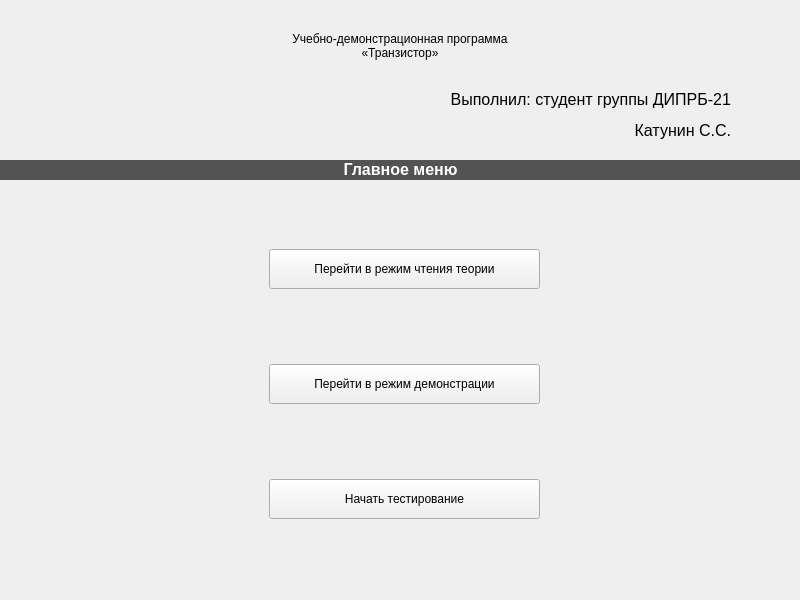
<?xml version="1.0" encoding="UTF-8"?>
<ui version="4.0">
 <class>MainWindow</class>
 <widget class="QMainWindow" name="MainWindow">
  <property name="windowModality">
   <enum>Qt::NonModal</enum>
  </property>
  <property name="geometry">
   <rect>
    <x>0</x>
    <y>0</y>
    <width>800</width>
    <height>600</height>
   </rect>
  </property>
  <property name="sizePolicy">
   <sizepolicy hsizetype="Minimum" vsizetype="Minimum">
    <horstretch>0</horstretch>
    <verstretch>0</verstretch>
   </sizepolicy>
  </property>
  <property name="minimumSize">
   <size>
    <width>800</width>
    <height>600</height>
   </size>
  </property>
  <property name="windowTitle">
   <string>Учебно-демонстрационная программа «Транзистор»</string>
  </property>
  <property name="dockNestingEnabled">
   <bool>false</bool>
  </property>
  <widget class="QWidget" name="centralwidget">
   <layout class="QGridLayout" name="gridLayout">
    <property name="leftMargin">
     <number>0</number>
    </property>
    <property name="topMargin">
     <number>0</number>
    </property>
    <property name="rightMargin">
     <number>0</number>
    </property>
    <property name="bottomMargin">
     <number>0</number>
    </property>
    <property name="horizontalSpacing">
     <number>0</number>
    </property>
    <item row="0" column="0">
     <widget class="QStackedWidget" name="stackedWidget">
      <property name="minimumSize">
       <size>
        <width>800</width>
        <height>600</height>
       </size>
      </property>
      <property name="currentIndex">
       <number>0</number>
      </property>
      <widget class="QWidget" name="mainmenu">
       <widget class="QLabel" name="Author">
        <property name="geometry">
         <rect>
          <x>430</x>
          <y>80</y>
          <width>301</width>
          <height>71</height>
         </rect>
        </property>
        <property name="text">
         <string>&lt;html&gt;&lt;head/&gt;&lt;body&gt;&lt;p align=&quot;right&quot;&gt;&lt;span style=&quot; font-size:12pt;&quot;&gt;Выполнил: студент группы ДИПРБ-21&lt;/span&gt;&lt;/p&gt;&lt;p align=&quot;right&quot;&gt;&lt;span style=&quot; font-size:12pt;&quot;&gt;Катунин С.С.&lt;/span&gt;&lt;/p&gt;&lt;/body&gt;&lt;/html&gt;</string>
        </property>
       </widget>
       <widget class="QLabel" name="Title">
        <property name="geometry">
         <rect>
          <x>0</x>
          <y>-10</y>
          <width>800</width>
          <height>111</height>
         </rect>
        </property>
        <property name="styleSheet">
         <string notr="true">font: 16pt &quot;MS Shell Dlg 2&quot;;</string>
        </property>
        <property name="text">
         <string>Учебно-демонстрационная программа
«Транзистор»</string>
        </property>
        <property name="textFormat">
         <enum>Qt::AutoText</enum>
        </property>
        <property name="alignment">
         <set>Qt::AlignCenter</set>
        </property>
       </widget>
       <widget class="QWidget" name="verticalLayoutWidget">
        <property name="geometry">
         <rect>
          <x>269</x>
          <y>180</y>
          <width>271</width>
          <height>411</height>
         </rect>
        </property>
        <layout class="QVBoxLayout" name="menu">
         <property name="spacing">
          <number>6</number>
         </property>
         <property name="sizeConstraint">
          <enum>QLayout::SetDefaultConstraint</enum>
         </property>
         <item>
          <widget class="QPushButton" name="pushButton_teoria">
           <property name="minimumSize">
            <size>
             <width>37</width>
             <height>40</height>
            </size>
           </property>
           <property name="styleSheet">
            <string notr="true"/>
           </property>
           <property name="text">
            <string>Перейти в режим чтения теории</string>
           </property>
           <property name="iconSize">
            <size>
             <width>29</width>
             <height>28</height>
            </size>
           </property>
           <property name="flat">
            <bool>false</bool>
           </property>
          </widget>
         </item>
         <item>
          <widget class="QPushButton" name="pushButton_demo">
           <property name="minimumSize">
            <size>
             <width>0</width>
             <height>40</height>
            </size>
           </property>
           <property name="text">
            <string>Перейти в режим демонстрации</string>
           </property>
          </widget>
         </item>
         <item>
          <widget class="QPushButton" name="pushButton_test">
           <property name="minimumSize">
            <size>
             <width>0</width>
             <height>40</height>
            </size>
           </property>
           <property name="text">
            <string>Начать тестирование</string>
           </property>
          </widget>
         </item>
        </layout>
       </widget>
       <widget class="QLabel" name="label">
        <property name="geometry">
         <rect>
          <x>0</x>
          <y>160</y>
          <width>801</width>
          <height>20</height>
         </rect>
        </property>
        <property name="styleSheet">
         <string notr="true">background-color: rgb(83, 83, 83);
color: rgb(255, 255, 255);</string>
        </property>
        <property name="text">
         <string>&lt;html&gt;&lt;head/&gt;&lt;body&gt;&lt;p align=&quot;center&quot;&gt;&lt;span style=&quot; font-size:12pt; font-weight:600;&quot;&gt;Главное меню&lt;/span&gt;&lt;/p&gt;&lt;/body&gt;&lt;/html&gt;</string>
        </property>
       </widget>
      </widget>
      <widget class="Teoria" name="teoria"/>
      <widget class="Demo" name="demo">
       <property name="sizePolicy">
        <sizepolicy hsizetype="Minimum" vsizetype="Minimum">
         <horstretch>0</horstretch>
         <verstretch>0</verstretch>
        </sizepolicy>
       </property>
       <property name="minimumSize">
        <size>
         <width>800</width>
         <height>600</height>
        </size>
       </property>
      </widget>
      <widget class="Test" name="test"/>
     </widget>
    </item>
   </layout>
  </widget>
 </widget>
 <customwidgets>
  <customwidget>
   <class>Teoria</class>
   <extends>QWidget</extends>
   <header location="global">teoria.h</header>
   <container>1</container>
  </customwidget>
  <customwidget>
   <class>Test</class>
   <extends>QWidget</extends>
   <header location="global">test.h</header>
   <container>1</container>
  </customwidget>
  <customwidget>
   <class>Demo</class>
   <extends>QWidget</extends>
   <header location="global">demo.h</header>
   <container>1</container>
  </customwidget>
 </customwidgets>
 <resources/>
 <connections/>
</ui>
